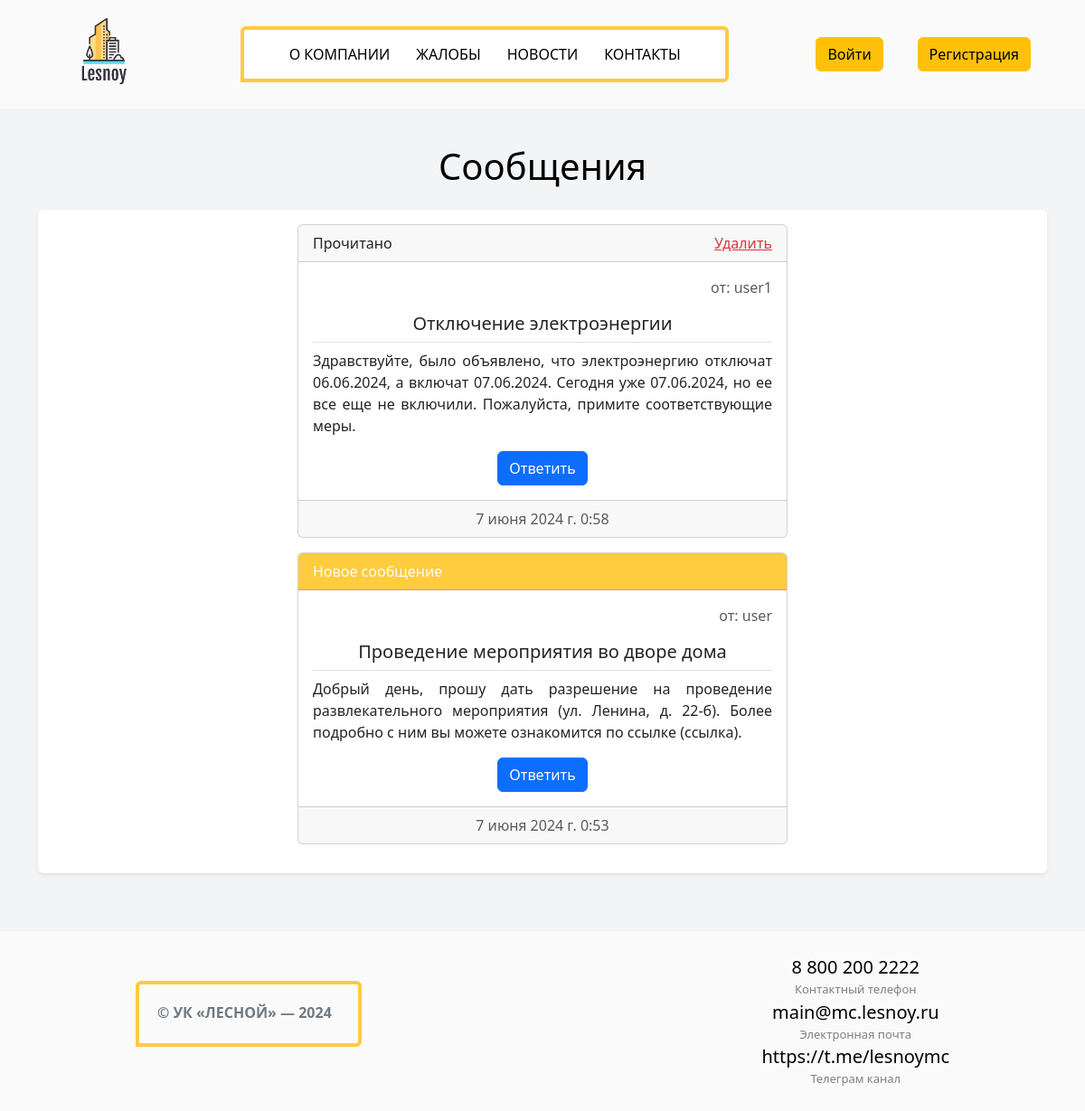
/admin_messages/, run on the app's committed database.
### main/models.py (models this page shows, shortened)
class Messages(models.Model):
    class Meta:
        db_table = "messages"
        verbose_name = "message"
        verbose_name_plural = "messages"
    user = models.ForeignKey(User, on_delete=models.CASCADE, null=True)
    send_date = models.DateTimeField(null=True)
    title = models.CharField(max_length=40, null=True)
    question_text = models.TextField(max_length=1000, null=True)
    reply_text = models.TextField(max_length=1000, default="Нет ответа")
    reply_date = models.DateTimeField(null=True)
    is_read = models.BooleanField(default=False)

### main/views.py (the view)
# urls.py: path('', views.admin_messages_view, name="admin_messages"),
def admin_messages_view(request):
    messages = models.Messages.objects.filter(reply_text="Нет ответа").order_by("-send_date")
    return render(request, "admin_messages.html", {"messages_list": messages})

### templates/admin_messages.html (shortened to what this page needs)
{% extends "index.html" %}
{% block content %}
<section class="pt-3 pb-3">
    <div class="container">
        <h1 class="mb-4 mt-4 text-center">Сообщения</h1>
        <div class="container shadow-sm p-3 mb-5 bg-white rounded" style="max-height: 1200px; overflow: auto;">
            {% block reply %}
            {% if messages_list %}
            {% for message in messages_list %}
            {% if message.reply_date %}
            {% else %}
            <div class="card text-center w-50 mb-3" style="margin: 0 auto;">
                {% if message.is_read %}
                <div class="card-header text-start d-flex justify-content-between">
                    <div>Прочитано</div>
                    <a href="{% url 'delete_message' message.id %}" class="text-danger">Удалить</a>
                </div>
                {% else %}
                <div class="card-header text-start text-white" style="background-color: #ffcb3f;">
                    <a href="{% url 'make_read' message.id %}" title="Отметить как прочитанное" class="text-white text-decoration-none">Новое сообщение</a>
                </div>
                {% endif %}
                <div class="card-body">
                    <p class="text-end text-muted">от: {{ message.user.username }}</p>
                    <h5 class="card-title nav-tabs pb-2">{{ message.title }}</h5>
                    <p class="card-text" style="text-align: justify;">{{ message.question_text }}</p>
                    <a href="{% url 'reply' message.id %}" class="btn btn-primary">Ответить</a>
                </div>
                <div class="card-footer text-muted">
                    {{ message.send_date }}
                </div>
            </div>
            {% endif %}
            {% endfor %}
            {% else %}
            <div class="alert alert-info w-25" style="margin: 0 auto;">Сообщения отсутствуют</div>
            {% endif %}
            {% endblock %}
        </div>
    </div>
</section>
{% endblock %}

### main/static/css/style.css (style rules this page uses)
body, html { margin: 0; padding: 0; color: #000; background: #fafafa }
section { background-color: #f3f4f6; }

### data on the page
Messages: is_read "Прочитано", user.username "user1", title "Отключение электроэнергии", question_text "Здравствуйте, было объявлено, что электроэнергию отключат 06.06.2024, а включат 07.06.2024. Сегодня уже 07.06.2024, но ее все еще не включили. Пожалуйста, примите соответствующие меры.", send_date "7 июня 2024 г. 0:58"
Messages: is_read "Новое сообщение", user.username "user", title "Проведение мероприятия во дворе дома", question_text "Добрый день, прошу дать разрешение на проведение развлекательного мероприятия (ул. Ленина, д. 22-б). Более подробно с ним вы можете ознакомится по ссылке (ссылка).", send_date "7 июня 2024 г. 0:53"
